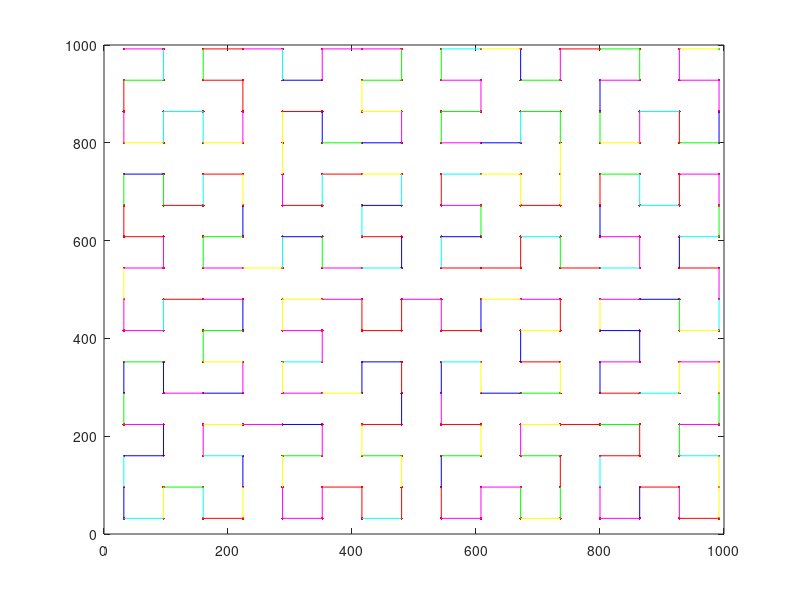

The MATLAB script that drew this image:
clc;
clear all;

%% Initially Parameters 

% INPUT parameter (We can change the recursion value for getting different shape)
Recursion = 4;

% Other parameter
Grid_length = 4^(Recursion + 1);                                             % Maximum grid length
Grid_point = 2^Recursion + 1;                                                % Number of Grid points
Point = Grid_length;                                                         % Number of points
Max_x_co = Grid_length;                                                      % Maximum value of x coordinate
Max_y_co = Grid_length;                                                      % Maximum value of y coordinate
Small_block_step = Grid_length / sqrt(Point);                                % Each block size
Point_x = 0;                                                                 % Initial Point for x coordinate
Point_y = 0;                                                                 % Initial Point for y coordinate

%% Prepare DataSet (Calculate all data points)
k = 1;
for i = Small_block_step : 2*Small_block_step : Max_x_co
    for j = Small_block_step : 2*Small_block_step : Max_y_co
    All_Point(1,k) = j;
    All_Point(2,k) = i;
    All_Point(3,k) = k;
    k = k + 1;
    end
end
 All_Point
 Initial_Co = 4^Recursion                                                     % Select the begining point of draw line
 
 % place the point into plot
 [row col] = size(All_Point);
 for i = 1 : col
     plot(All_Point(1,i),All_Point(2,i),'r');
     %plot(All_Point(1,i),All_Point(2,i),'.r');                               % Alternate code
     hold on;
     % Select the coordinate of starting point
     if All_Point(3,i) == Initial_Co
         plot(All_Point(1,i),All_Point(2,i),'g');
         %plot(All_Point(1,i),All_Point(2,i),'g');                            % Alternate code
         SourceNode_x = All_Point(1,i);
         SourceNode_y = All_Point(2,i);
         hold on;
     end
 end
 
 %% Draw the plot
 Axiom = 'A';                                                                 % Input String
 A = '-BF+AFA+FB-';                                                           % Production rules
 B = '+AF-BFB-FA+';
 % Prepare the string data set
 if Recursion == 0
     Axiom = '';
 else
    for i = 1 : Recursion                                                     % Number of  recursion 
        Axiom_temp = '';                                                      % Variable store new dataset
        for j = 1 : length(Axiom) 
            if Axiom(j) == 'A'
                Axiom_temp = strcat(Axiom_temp,A);                            % Relace 'L' by  rule L
            elseif Axiom(j) == 'B'
                Axiom_temp = strcat(Axiom_temp,B);                            % Relace 'L' by  rule L
            else
                Axiom_temp = strcat(Axiom_temp,Axiom(j));                      
            end
        end
        Axiom = Axiom_temp;                                                   % New dataset is now the original string
    end
 end
 % Replace all 'L' & 'R' from final string
 Axiom = strrep(Axiom,'A','');
 Axiom = strrep(Axiom,'B','');
 % Final string
 Axiom;
 Axiom_size = length(Axiom);
 % We assuse 4 direction, 1 for Up, 2 for Left, 3 for down, & 4 for right 
 Direction = 4;
 SourceNode_x;
 SourceNode_y;
 for i = 1: Axiom_size                                                          
     if Axiom(i) == '+'                                                       % '-' means 90 degree right so add 1 to change direction
         Direction = Direction + 1;
     elseif Axiom(i) == '-'
         Direction = Direction - 1;                                           % '+' means 90 degree left so minus 1 to change direction
     else
         if Direction > 4                                                     % tune the direction between 1 to 4
             Direction = Direction - 4;
         elseif Direction < 1
             Direction = 4;
         end
         if Direction == 1                                                    % Direction 1 means draw towards Up direction so only y axis update
            SinkNode_x = SourceNode_x; 
            SinkNode_y = SourceNode_y + 2*Small_block_step;
         elseif Direction == 2                                                % Direction 2 means draw towards Left direction so only x axis update
            SinkNode_x = SourceNode_x + 2*Small_block_step;   
            SinkNode_y = SourceNode_y;             
         elseif Direction == 3                                                % Direction 3 means draw towards Down direction so only y axis update
            SinkNode_x = SourceNode_x; 
            SinkNode_y = SourceNode_y - 2*Small_block_step;   
         else
            SinkNode_x = SourceNode_x - 2*Small_block_step;                   % Direction 4 means draw towards right direction so only x axis update
            SinkNode_y = SourceNode_y;
         end
        % Color code for each line
         a(1) = round(rand());
         a(2) = round(rand());
         a(3) = round(rand());
         if (a(1) == 0 && a(2) == 0 && a(3) == 0)
             Index = round(2* rand() + 1);
             a(Index) = 1;
         elseif (a(1) == 1 && a(2) == 1 && a(3) == 1)
             Index = round(2* rand() + 1);
             a(Index) = 0;
         end
         plot([SourceNode_x SinkNode_x], [SourceNode_y SinkNode_y],'Color',[a(1) a(2) a(3)]);
         hold on
         SinkNode_x;
         SinkNode_y;
         % Sink coordinate is now current position 
         SourceNode_x = SinkNode_x;
         SourceNode_y = SinkNode_y;
     end
 end

 